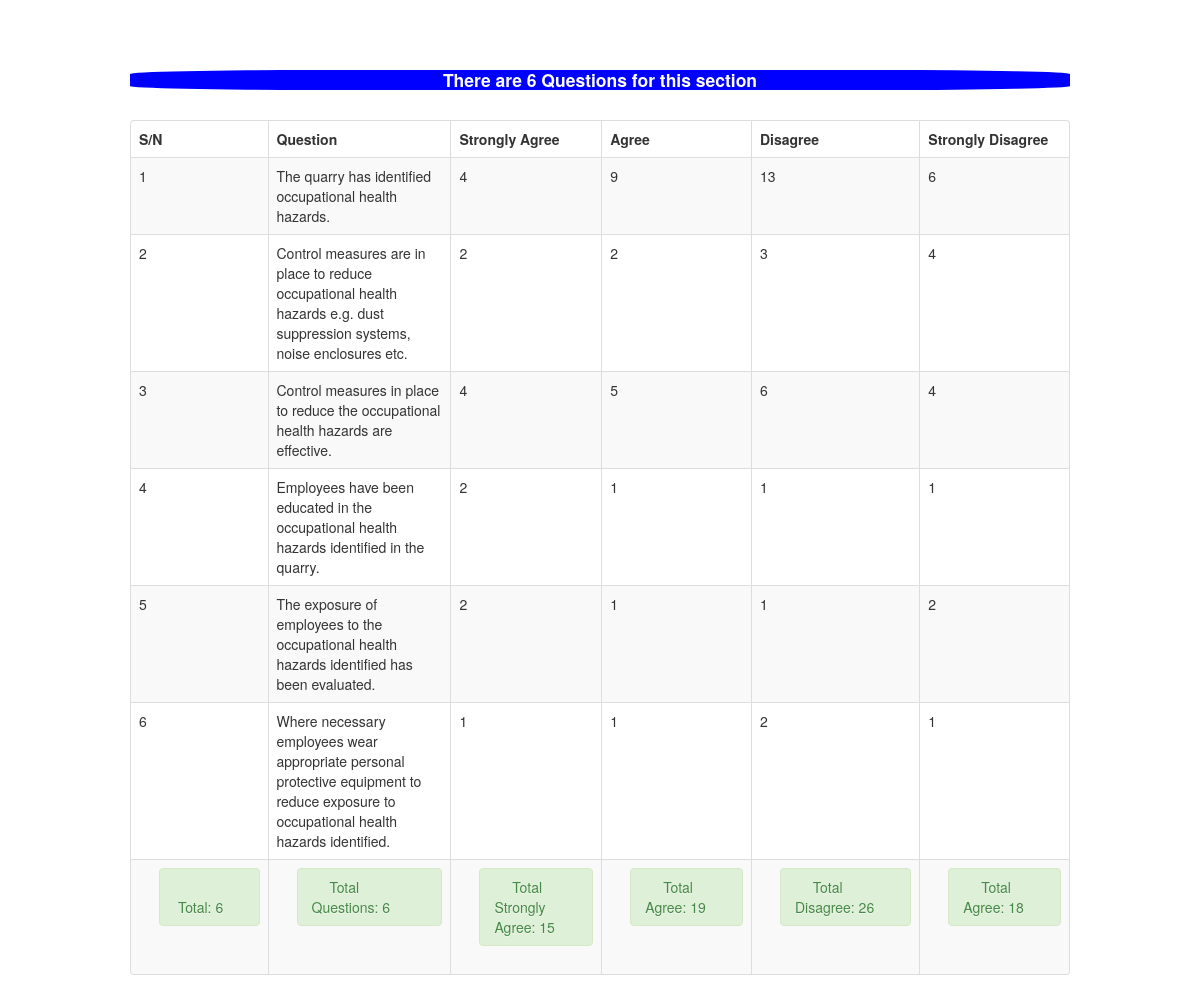
Screenshot of /admin/qoh_table.php with the database file from the repository.
### tables this page shows
CREATE TABLE `qoh_table` (
  `ID` int(11) NOT NULL,
  `Question` text NOT NULL,
  `OptionA` varchar(255) NOT NULL,
  `OptionB` varchar(255) NOT NULL,
  `OptionC` varchar(255) NOT NULL,
  `OptionD` varchar(255) NOT NULL,
  `Strongly_Agree` int(11) NOT NULL DEFAULT '1',
  `Agree` int(11) NOT NULL DEFAULT '1',
  `Disagree` int(11) NOT NULL DEFAULT '1',
  `Strongly_Disagree` int(11) NOT NULL DEFAULT '1'
);

### admin/qoh_table.php (the view, shortened to what this page needs)
<!DOCTYPE html>
<html>
<head>
     <link href="sum_number/css/bootstrap.css" rel="stylesheet" type="text/css" media="screen">
</head>
<body>
<br>
<br>
<div class="container">
<br />
	     <table  class="table table-striped table-bordered">
                            <thead>
                                <tr>
                                    <th>S/N</th>
                                    <th>Question</th>
                                    <th>Strongly Agree</th>
                                    <th>Agree</th>
                                    <th>Disagree</th>
                                    <th>Strongly Disagree</th>
                                </tr>
                            </thead>
                            <tbody>
							<?php
							$query=mysqli_query($mysqli, "select * from qoh_table")or die(mysqli_error());
                            $numberOfRows= mysqli_num_rows($query);
                            echo "<h4>There are " . " " . $numberOfRows . " ". "Questions for this section</h4><br \>";
							while($row=mysqli_fetch_array($query)){
							?>
								<tr>
								     <td><?php echo $row['ID'] ?></td>
                                     <td><?php echo $row['Question'] ?></td>
                                     <td><?php echo $row['Strongly_Agree'] ?></td>
                                     <td><?php echo $row['Agree'] ?></td>
                                     <td><?php echo $row['Disagree'] ?></td>
                                     <td><?php echo $row['Strongly_Disagree'] ?></td>
                                </tr>
						          <?php } ?>
						  <?php
                            $result = mysqli_query($mysqli, "SELECT count(ID) FROM qoh_table") or die(mysqli_error());
                            while ($rows = mysqli_fetch_array($result)) {
                                ?>
                        <tr>
                                    <td>
                                        <div class="pull-right">
                                            <div class="span"><div class="alert alert-success"><i class="icon-credit-card icon-large"></i>&nbsp;Total:&nbsp;<?php
                                            $totalID = $rows['count(ID)'];
                                            echo $totalID ."<br \> ";
                                         ?>
                                            </div></div>
                                        </div>
                                    </td>
                                <?php }
                                ?>
                            <?php
                            $result = mysqli_query($mysqli, "SELECT count(Question) FROM qoh_table") or die(mysqli_error());
                            while ($rows = mysqli_fetch_array($result)) {
                                ?>
                                    <td>
                                        <div class="pull-right">
                                            <div class="span"><div class="alert alert-success"><i class="icon-credit-card icon-large"></i>&nbsp;Total Questions:&nbsp;<?php
                                            $totalQuestion = $rows['count(Question)'];
                                            echo $totalQuestion ."<br \> ";
                                         ?>
                                            </div></div>
                                        </div>
                                    </td>
                                <?php }
                                ?>
						   <?php
                            $result = mysqli_query($mysqli, "SELECT sum(Strongly_Agree) FROM qoh_table") or die(mysqli_error());
                            while ($rows = mysqli_fetch_array($result)) {
                                ?>
                                    <td>
                                        <div class="pull-right">
                                            <div class="span"><div class="alert alert-success"><i class="icon-credit-card icon-large"></i>&nbsp;Total Strongly Agree:&nbsp;<?php
                                            $sumStronglyAgree = $rows['sum(Strongly_Agree)'];
                                            echo $sumStronglyAgree ."<br \> ";
                                         ?>
                                            </div></div>
                                        </div>
                                    </td>
                                <?php }
                                ?>
                                <?php
                            $result = mysqli_query($mysqli, "SELECT sum(Agree) FROM qoh_table") or die(mysqli_error());
                            while ($rows = mysqli_fetch_array($result)) {
                                ?>
                                    <td>
                                        <div class="pull-right">
                                            <div class="span"><div class="alert alert-success"><i class="icon-credit-card icon-large"></i>&nbsp;Total Agree:&nbsp;<?php
                                            $sumAgree = $rows['sum(Agree)'];
                                            echo $sumAgree ."<br \> ";
                                         ?>
                                            </div></div>
                                        </div>
                                    </td>
                                <?php }
                                ?>
                                <?php
                            $result = mysqli_query($mysqli, "SELECT sum(Disagree) FROM qoh_table") or die(mysqli_error());
                            while ($rows = mysqli_fetch_array($result)) {
                                ?>
                                    <td>
                                        <div class="pull-right">
                                            <div class="span"><div class="alert alert-success"><i class="icon-credit-card icon-large"></i>&nbsp;Total Disagree:&nbsp;<?php
                                            $sumDisagree = $rows['sum(Disagree)'];
                                            echo $sumDisagree ."<br \> ";
                                         ?>
                                            </div></div>
                                        </div>
                                    </td>
                                <?php }
                                ?>
                                <?php
                            $result = mysqli_query($mysqli, "SELECT sum(Strongly_Disagree) FROM qoh_table") or die(mysqli_error());
                            while ($rows = mysqli_fetch_array($result)) {
                                ?>
                                    <td>
                                        <div class="pull-right">
                                            <div class="span"><div class="alert alert-success"><i class="icon-credit-card icon-large"></i>&nbsp;Total Agree:&nbsp;<?php
                                            $sumStronglyDisagree = $rows['sum(Strongly_Disagree)'];
                                            echo $sumStronglyDisagree ."<br \> ";
                                         ?>
                                            </div></div>
                                        </div>
                                    </td>
                            </tr>
                                <?php }
                                ?>
                             </tbody>
                        </table>
</div>
</body>
</html>

### admin/qoh_table.php (style rules this page uses)
h4 { color:white; background-color: blue; border-radius:20%; text-align: center; }

### rows the page displays
qoh_table: ID "1", Question "The quarry has identified occupational health hazards.", Strongly_Agree "4", Agree "9", Disagree "13", Strongly_Disagree "6"
qoh_table: ID "2", Question "Control measures are in place to reduce occupational health hazards e.g. dust suppression systems, noise enclosures etc.", Strongly_Agree "2", Agree "2", Disagree "3", Strongly_Disagree "4"
qoh_table: ID "3", Question "Control measures in place to reduce the occupational health hazards are effective.", Strongly_Agree "4", Agree "5", Disagree "6", Strongly_Disagree "4"
qoh_table: ID "4", Question "Employees have been educated in the occupational health hazards identified in the quarry.", Strongly_Agree "2", Agree "1", Disagree "1", Strongly_Disagree "1"
qoh_table: ID "5", Question "The exposure of employees to the occupational health hazards identified has been evaluated.", Strongly_Agree "2", Agree "1", Disagree "1", Strongly_Disagree "2"
qoh_table: ID "6", Question "Where necessary employees wear appropriate personal protective equipment to reduce exposure to occupational health hazards identified.", Strongly_Agree "1", Agree "1", Disagree "2", Strongly_Disagree "1"

### other values shown
$numberOfRows "6"
$totalID "6"
$totalQuestion "6"
$sumStronglyAgree "15"
$sumAgree "19"
$sumDisagree "26"
$sumStronglyDisagree "18"
